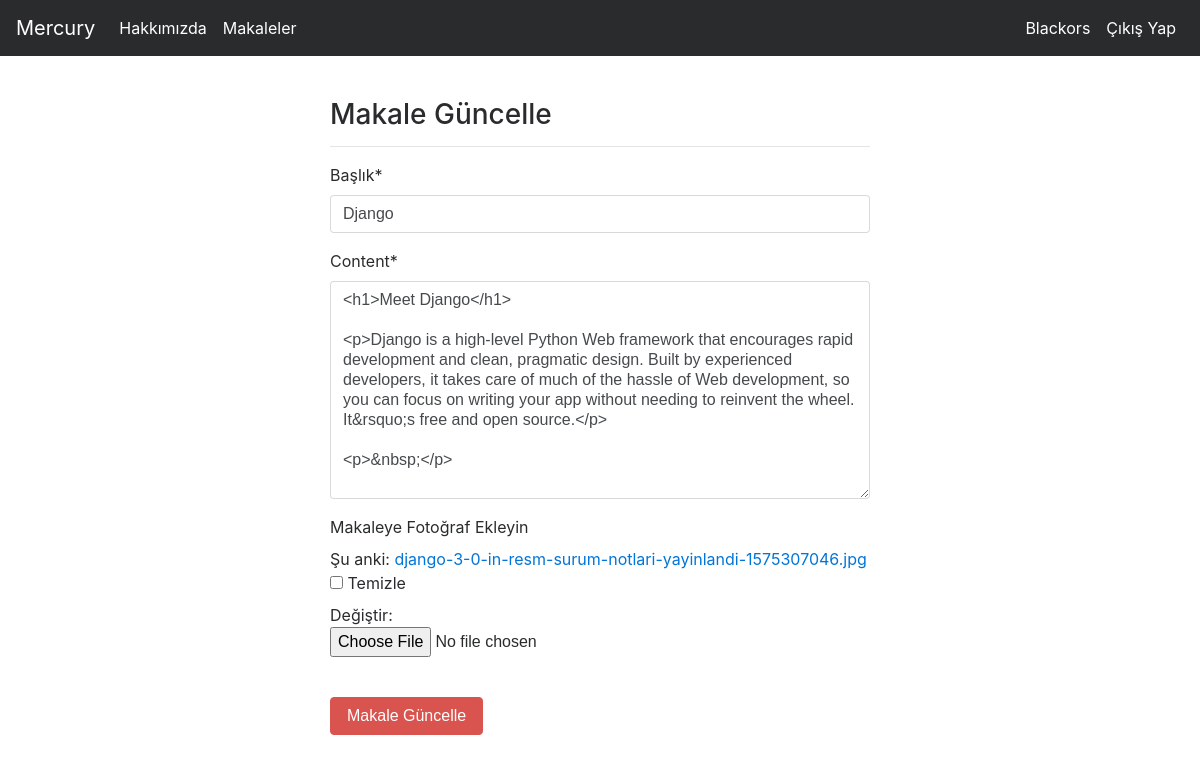
Screenshot of /articles/update/20 (signed in) with the database file from the repository.
### article/models.py (models this page shows, shortened)
class Article(models.Model):
    author = models.ForeignKey("auth.User",on_delete = models.CASCADE,verbose_name="Yazar")
    title = models.CharField(max_length=50,verbose_name="Başlık")
    content = RichTextField()
    created_date = models.DateTimeField(auto_now_add=True,verbose_name="Oluşturulma Tarihi")
    article_image = models.FileField(blank = True,null = True,verbose_name="Makaleye Fotoğraf Ekleyin")
    class Meta:
        ordering = ['-created_date']

### article/views.py (the view)
# urls.py: path('update/<int:id>',views.updateArticle,name = "update"),
@login_required(login_url= "user:login")
def updateArticle(request,id):
    article = get_object_or_404(Article,id = id)
    form = ArticleForm(request.POST or None,request.FILES or None,instance= article)
    if form.is_valid():
        article = form.save(commit=False)
        article.author = request.user
        article.save()
        messages.success(request,"Makale Başarıyla Güncellendi")
        return redirect("article:dashboard")
    return render(request,"update.html",{"form":form})

### article/forms.py
class ArticleForm(forms.ModelForm):
    class Meta:
        model = Article
        fields = ["title","content","article_image"]

### templates/update.html (shortened to what this page needs)
{% extends "layout.html" %}
{% load crispy_forms_tags %}
{% block body %}
<div class="row">
    <div class="col-md-6 offset-md-3">
        <h3>Makale Güncelle</h3>
        <hr>
        <form method="POST" enctype="multipart/form-data">
             {{form|crispy}}
             <br>
             <button type="submit" class="btn btn-danger">Makale Güncelle</button>
         </form>
    </div>
  </div>
{% endblock body %}

### templates/includes/navbar.html (shortened to what this page needs)
  <nav class="navbar navbar-toggleable-md navbar-inverse fixed-top bg-inverse">
      <a class="navbar-brand" href="{% url 'index' %}">Mercury</a>
      <div class="collapse navbar-collapse" id="navbarsExample03">
        <ul class="navbar-nav mr-auto">
          <li class="nav-item active">
            <a class="nav-link" href="{% url 'about' %}">Hakkımızda</a>
          </li>
          <li class="nav-item active">
            <a class="nav-link" href="{% url 'article:articles' %}">Makaleler</a>
          </li>
        </ul>
        <ul class="navbar-nav ml-auto">
          {% if request.user.is_authenticated %}
          <li class="nav-item active">
            <a class="nav-link" href="{% url 'article:dashboard' %}">{{request.user.username}}</a>
          </li>
          <li class="nav-item active">
            <a class="nav-link" href="{% url 'user:logout' %}">Çıkış Yap</a>
          </li>
          {% endif %}
        </ul>
      </div>
    </nav>

### rows the page displays
Article: title "Django", content "<h1>Meet Django</h1> <p>Django is a high-level Python Web framework that encourages rapid development and clean, pragmatic design. Built by experienced developers, it takes care of much of the hassle of Web development, so you can focus on writing your app without needing to reinvent the wheel. It&rsquo;s free and open source.</p> <p>&nbsp;</p>"

### other values shown
{{ request.user.username }} "Blackors"
